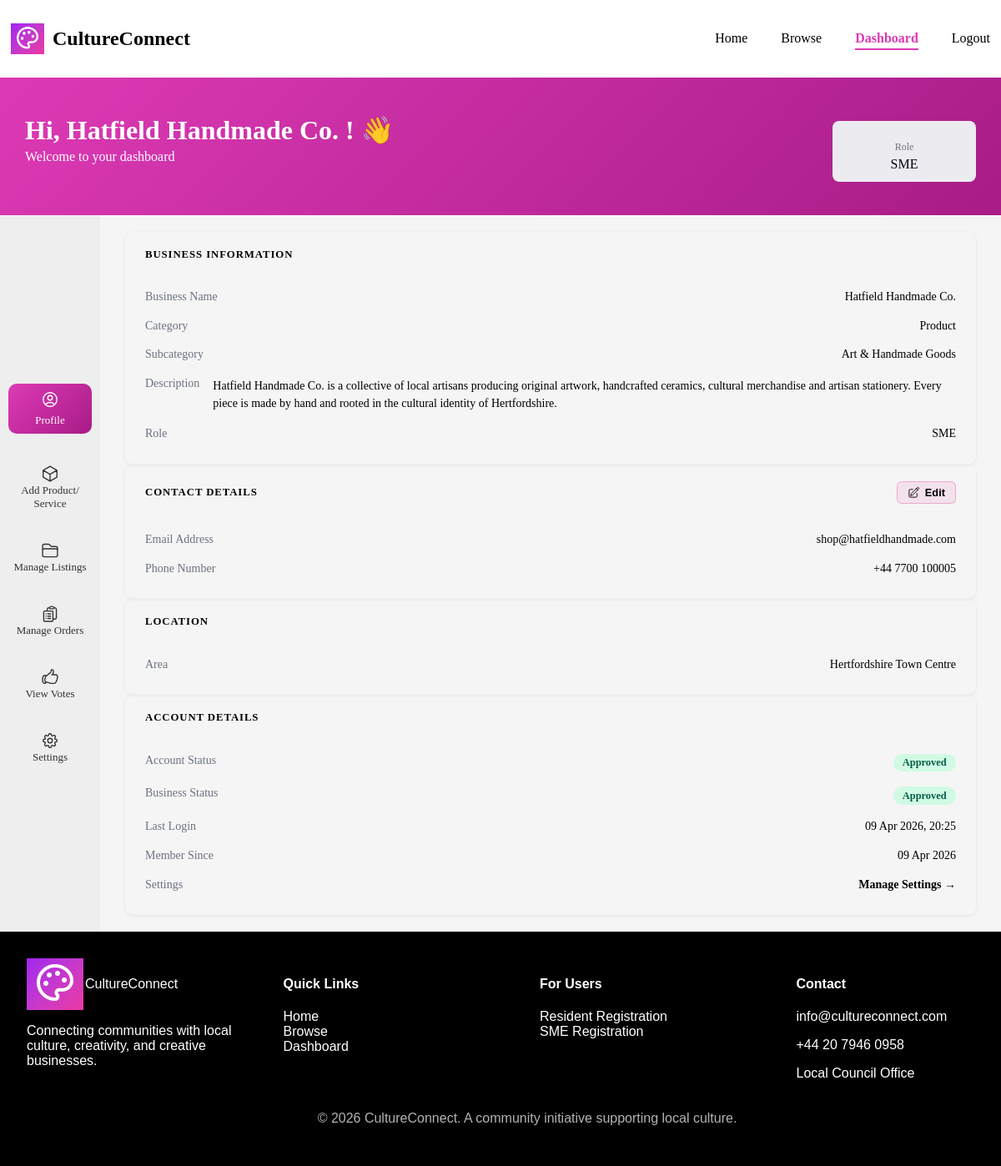
Screenshot of /frontend/pages/dashboard.php?page=profile (signed in) with the database file from the repository.
### tables this page shows
CREATE TABLE `sme_profiles` (
  `sme_id` int(11) NOT NULL,
  `business_name` varchar(150) NOT NULL,
  `approval_status` varchar(50) NOT NULL,
  `created_at` timestamp NOT NULL DEFAULT current_timestamp(),
  `area_id` int(11) NOT NULL,
  `description` text NOT NULL,
  `phone` varchar(20) NOT NULL,
  `user_id` int(11) NOT NULL,
  `subcategory_id` int(11) NOT NULL
);

CREATE TABLE `product_service_categories` (
  `category_id` int(11) NOT NULL,
  `category_name` varchar(50) NOT NULL
);

CREATE TABLE `product_service_subcategories` (
  `subcategory_id` int(11) NOT NULL,
  `category_id` int(11) NOT NULL,
  `subcategory_name` varchar(100) NOT NULL
);

CREATE TABLE `users` (
  `user_id` int(11) NOT NULL,
  `password_hash` varchar(255) NOT NULL,
  `last_login` timestamp NOT NULL DEFAULT current_timestamp(),
  `account_status` enum('pending','approved','rejected') NOT NULL DEFAULT 'pending',
  `role` varchar(50) NOT NULL,
  `email_address` varchar(100) NOT NULL
);

CREATE TABLE `areas` (
  `area_id` int(11) NOT NULL,
  `area_name` varchar(100) NOT NULL,
  `description` text NOT NULL,
  `postcode` varchar(20) NOT NULL,
  `latitude` decimal(9,6) DEFAULT NULL,
  `longitude` decimal(9,6) DEFAULT NULL
);

### frontend/pages/profile.php (the view, shortened to what this page needs)
<?php
$user_id = $_SESSION['user_id'];
$role    = $_SESSION['user_role'];
$prf_user_stmt = $conn->prepare("SELECT email_address, role, account_status, last_login FROM users WHERE user_id = ? LIMIT 1");
$prf_user_stmt->bind_param("i", $user_id);
$prf_user_stmt->execute();
$prf_user = $prf_user_stmt->get_result()->fetch_assoc();
$prf_profile   = [];
$prf_area_name = 'N/A';
if ($role === 'SME') {
    $prf_p_stmt = $conn->prepare("
        SELECT sp.business_name, sp.approval_status, sp.description,
               sp.phone, sp.created_at,
               a.area_name,
               psc.subcategory_name,
               pc.category_name
        FROM sme_profiles sp
        LEFT JOIN areas a                            ON sp.area_id        = a.area_id
        LEFT JOIN product_service_subcategories psc  ON sp.subcategory_id = psc.subcategory_id
        LEFT JOIN product_service_categories pc      ON psc.category_id   = pc.category_id
        WHERE sp.user_id = ?
        LIMIT 1
    ");
    $prf_p_stmt->bind_param("i", $user_id);
    $prf_p_stmt->execute();
    $prf_profile   = $prf_p_stmt->get_result()->fetch_assoc() ?? [];
    $prf_area_name = $prf_profile['area_name'] ?? 'N/A';
}
 function prf_safe(string $val): string {
    return htmlspecialchars($val, ENT_QUOTES, 'UTF-8');
}
$prf_status_map = [
    'approved' => ['label' => 'Approved', 'class' => 'prf-badge--approved'],
    'pending'  => ['label' => 'Pending',  'class' => 'prf-badge--pending'],
    'rejected' => ['label' => 'Rejected', 'class' => 'prf-badge--rejected'],
];
$prf_account_status = $prf_user['account_status'] ?? 'pending';
$prf_status_info    = $prf_status_map[$prf_account_status] ?? ['label' => ucfirst($prf_account_status), 'class' => 'prf-badge--pending'];
?>
        <div class="prf-card">
            <h3 class="prf-card-title">
                <?= $role === 'SME' ? 'Business Information' : 'Personal Information' ?>
            </h3>
            <?php if ($role === 'SME') : ?>
                <div class="prf-row">
                    <span class="prf-label">Business Name</span>
                    <span class="prf-value"><?= prf_safe($prf_profile['business_name'] ?? 'N/A') ?></span>
                </div>
                <div class="prf-row">
                    <span class="prf-label">Category</span>
                    <span class="prf-value"><?= prf_safe($prf_profile['category_name'] ?? 'N/A') ?></span>
                </div>
                <div class="prf-row">
                    <span class="prf-label">Subcategory</span>
                    <span class="prf-value"><?= prf_safe($prf_profile['subcategory_name'] ?? 'N/A') ?></span>
                </div>
                <div class="prf-row">
                    <span class="prf-label">Description</span>
                    <span class="prf-value prf-value--wrap"><?= prf_safe($prf_profile['description'] ?? 'N/A') ?></span>
                </div>
            <?php endif; ?>
            <div class="prf-row">
                <span class="prf-label">Role</span>
                <span class="prf-value"><?= prf_safe($role) ?></span>
            </div>
        </div>
        <div class="prf-card">
            <div class="prf-card-title-row">
                <h3 class="prf-card-title">Contact Details</h3>
                <button class="prf-edit-btn" onclick="prfOpenModal()">
                    Edit
                </button>
            </div>
            <div class="prf-row">
                <span class="prf-label">Email Address</span>
                <span class="prf-value" id="prf-display-email"><?= prf_safe($prf_user['email_address'] ?? 'N/A') ?></span>
            </div>
            <div class="prf-row">
                <span class="prf-label">Phone Number</span>
                <span class="prf-value" id="prf-display-phone"><?= prf_safe($prf_profile['phone'] ?? 'N/A') ?></span>
            </div>
        </div>
        <div class="prf-card">
            <h3 class="prf-card-title">Location</h3>
            <div class="prf-row">
                <span class="prf-label">Area</span>
                <span class="prf-value"><?= prf_safe($prf_area_name) ?></span>
            </div>
        </div>
        <div class="prf-card">
            <h3 class="prf-card-title">Account Details</h3>
            <div class="prf-row">
                <span class="prf-label">Account Status</span>
                <span class="prf-value">
                    <span class="prf-badge <?= $prf_status_info['class'] ?>"><?= $prf_status_info['label'] ?></span>
                </span>
            </div>
            <?php if ($role === 'SME') : ?>
                <?php
                    $prf_sme_status      = $prf_profile['approval_status'] ?? 'pending';
                    $prf_sme_status_info = $prf_status_map[$prf_sme_status] ?? ['label' => ucfirst($prf_sme_status), 'class' => 'prf-badge--pending'];
                ?>
                <div class="prf-row">
                    <span class="prf-label">Business Status</span>
                    <span class="prf-value">
                        <span class="prf-badge <?= $prf_sme_status_info['class'] ?>"><?= $prf_sme_status_info['label'] ?></span>
                    </span>
                </div>
            <?php endif; ?>
            <div class="prf-row">
                <span class="prf-label">Last Login</span>
                <span class="prf-value">
                    <?= !empty($prf_user['last_login']) ? date('d M Y, H:i', strtotime($prf_user['last_login'])) : 'N/A' ?>
                </span>
            </div>
            <div class="prf-row">
                <span class="prf-label">Member Since</span>
                <span class="prf-value">
                    <?= !empty($prf_profile['created_at']) ? date('d M Y', strtotime($prf_profile['created_at'])) : 'N/A' ?>
                </span>
            </div>
            <div class="prf-row">
                <span class="prf-label">Settings</span>
                <span class="prf-value">
                    <a href="?page=settings" class="prf-settings-link">Manage Settings →</a>
                </span>
            </div>
        </div>
    </div>
</div>

### rows the page displays
sme_profiles: business_name "Hatfield Handmade Co.", product_service_categories.category_name "Product", subcategory.subcategory_name "Art & Handmade Goods", description "Hatfield Handmade Co. is a collective of local artisans producing original artwork, handcrafted ceramics, cultural merchandise and artisan stationery. Every piece is made by hand and rooted in the cultural identity of Hertfordshire.", phone "+44 7700 100005", area.area_name "Hertfordshire Town Centre", approval_status "Approved", created_at "09 Apr 2026"
users: email_address "shop@hatfieldhandmade.com", account_status "Approved", last_login "09 Apr 2026, 20:25"

### other values shown
$_SESSION['business_name'] "Hatfield Handmade Co."
$_SESSION['user_role'] "SME"
prf_safe($role) "SME"
